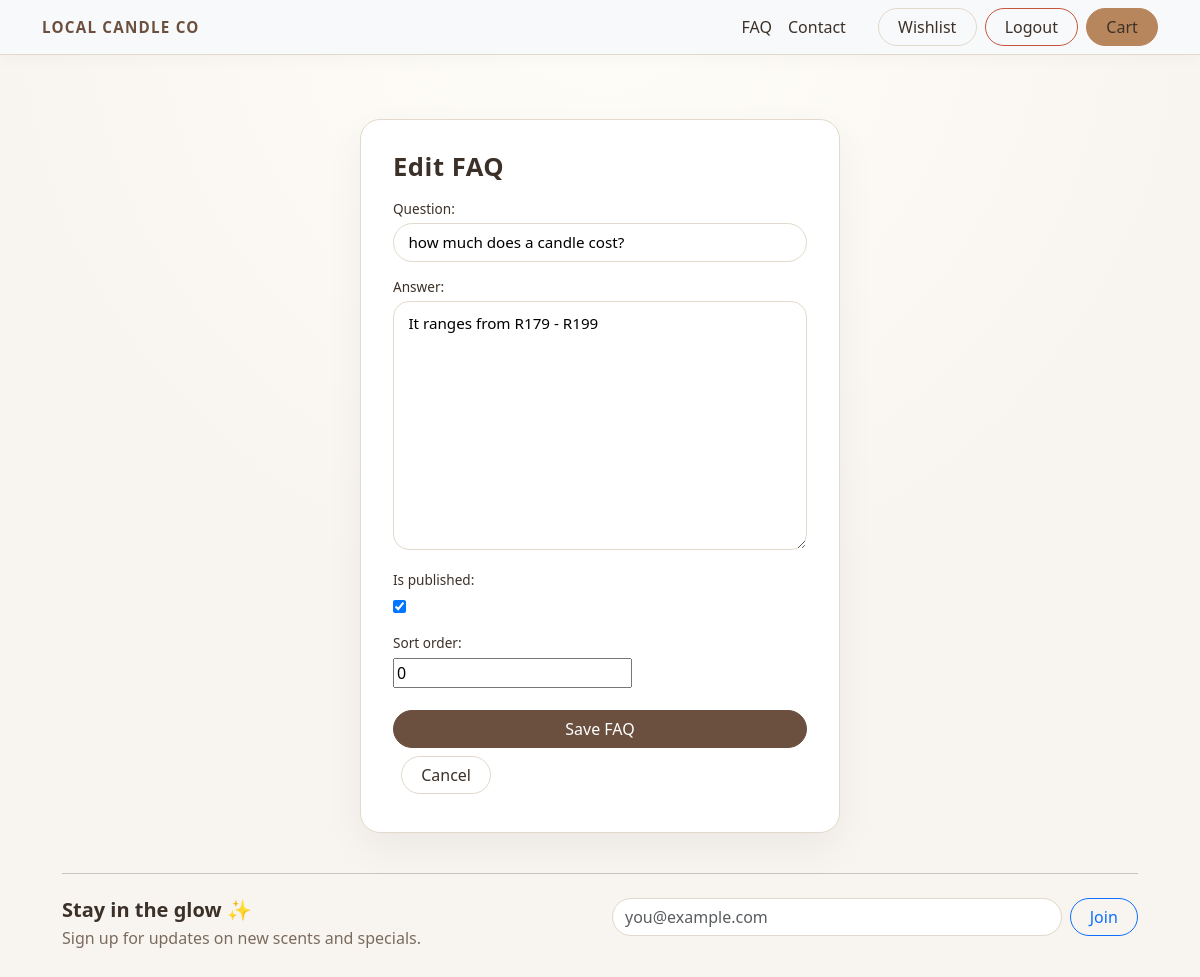
Screenshot of /marketing/faq/1/edit/ (signed in) with the database file from the repository.
### marketing/models.py (models this page shows, shortened)
class FAQ(models.Model):
    question = models.CharField(max_length=200)
    answer = models.TextField()
    is_published = models.BooleanField(default=True)
    sort_order = models.PositiveIntegerField(default=0)
    class Meta:
        ordering = ['sort_order', 'id']

### marketing/views.py (the view)
# urls.py: path('faq/<int:pk>/edit/', views.faq_update, name='faq_edit'),
@staff_member_required
def faq_update(request, pk):
    faq = get_object_or_404(FAQ, pk=pk)
    if request.method == 'POST':
        form = FAQForm(request.POST, instance=faq)
        if form.is_valid():
            form.save()
            messages.success(request, "FAQ updated.")
            return redirect('marketing:faq_manage')
    else:
        form = FAQForm(instance=faq)
    return render(request, 'marketing/faq_form.html', {'form': form, 'title': 'Edit FAQ'})

### marketing/forms.py
class FAQForm(forms.ModelForm):
    class Meta:
        model = FAQ
        fields = ['question', 'answer', 'is_published', 'sort_order']

### templates/marketing/faq_form.html (shortened to what this page needs)
{% extends 'base.html' %}
{% block content %}
  <div class="section-center">
    <div class="hero-section">
      <h1 class="mb-3">{{ title }}</h1>
      <form method="post">
        {{ form.as_p }}
        <button class="btn btn-primary mt-2" type="submit">Save FAQ</button>
        <a class="btn btn-outline-secondary mt-2 ms-2" href="{% url 'marketing:faq_manage' %}">Cancel</a>
      </form>
    </div>
  </div>
{% endblock %}

### static/css/style.css (style rules this page uses)
:root { --lc-bg: #f8f5f1; --lc-bg-alt: #fdfaf6; --lc-border: #e2d9cc; --lc-primary: #6b4f3f; --lc-primary-dark: #543d31; --lc-accent: #b8865d; --lc-accent-dark: #9b714d; --lc-text-main: #3c3128; --lc-text-muted: #7b6b5d; }
body { background: radial-gradient(circle at top, #fffdf8 0, var(--lc-bg) 55%); font-family: system-ui, -apple-system, BlinkMacSystemFont, "Segoe UI", sans-serif; color: var(--lc-text-main); }
h1, h2, h3, h4 { color: var(--lc-text-main); letter-spacing: 0.02em; }
h1 { font-size: 1.9rem; font-weight: 700; }
.btn { border-radius: 999px; font-weight: 500; padding-inline: 1.2rem; }
.btn-primary { background-color: var(--lc-primary); border-color: var(--lc-primary); }
.btn-outline-secondary { color: var(--lc-text-main); border-color: var(--lc-border); }
a { color: var(--lc-primary); }
.hero-section { background-color: #ffffff; border-radius: 20px; padding: 2.2rem 2rem; margin-bottom: 1.75rem; border: 1px solid var(--lc-border); box-shadow: 0 16px 40px rgba(0,0,0,0.05); }
.hero-section h1 { font-size: 2rem; margin-bottom: 0.25rem; }
.hero-section p { color: var(--lc-text-muted); margin-bottom: 0; }
form { max-width: 540px; }
.section-center { max-width: 480px; margin: 2.5rem auto; }
.section-center .hero-section { padding: 2rem 2rem 2.4rem; }
.section-center .hero-section h1 { font-size: 1.6rem; margin-bottom: 0.5rem; }
.section-center .hero-section form p { margin-bottom: 0.9rem; }
.section-center .hero-section label { display: block; font-size: 0.85rem; font-weight: 500; margin-bottom: 0.25rem; color: var(--lc-text-main); }
.section-center .hero-section input[type="text"], .section-center .hero-section input[type="email"], .section-center .hero-section input[type="password"] { width: 100%; border-radius: 999px; border: 1px solid var(--lc-border); padding: 0.45rem 0.9rem; font-size: 0.95rem; }
.section-center .hero-section button.btn { width: 100%; justify-content: center; }
.section-center .hero-section textarea { width: 100%; border-radius: 16px; border: 1px solid var(--lc-border); padding: 0.6rem 0.9rem; font-size: 0.95rem; min-height: 140px; resize: vertical; }

### rows the page displays
FAQ: question "how much does a candle cost?", answer "It ranges from R179 - R199", is_published "☑", sort_order "0"

### other values shown
{{ title }} "Edit FAQ"
